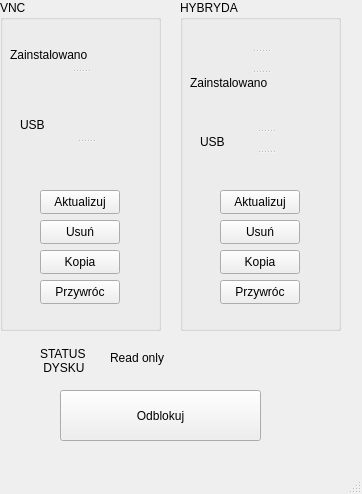
<?xml version="1.0" encoding="UTF-8"?>
<ui version="4.0">
 <class>VersionWindow</class>
 <widget class="QMainWindow" name="VersionWindow">
  <property name="geometry">
   <rect>
    <x>0</x>
    <y>0</y>
    <width>362</width>
    <height>494</height>
   </rect>
  </property>
  <property name="windowTitle">
   <string>MainWindow</string>
  </property>
  <widget class="QWidget" name="centralwidget">
   <widget class="QGroupBox" name="groupBox">
    <property name="geometry">
     <rect>
      <x>0</x>
      <y>0</y>
      <width>161</width>
      <height>331</height>
     </rect>
    </property>
    <property name="title">
     <string>VNC</string>
    </property>
    <widget class="QPushButton" name="buttonRemoveVnc">
     <property name="geometry">
      <rect>
       <x>40</x>
       <y>220</y>
       <width>80</width>
       <height>24</height>
      </rect>
     </property>
     <property name="text">
      <string>Usuń</string>
     </property>
    </widget>
    <widget class="QPushButton" name="buttonUpdateVnc">
     <property name="geometry">
      <rect>
       <x>40</x>
       <y>190</y>
       <width>80</width>
       <height>24</height>
      </rect>
     </property>
     <property name="text">
      <string>Aktualizuj</string>
     </property>
    </widget>
    <widget class="QPushButton" name="buttonRestoreVnc">
     <property name="geometry">
      <rect>
       <x>40</x>
       <y>280</y>
       <width>80</width>
       <height>24</height>
      </rect>
     </property>
     <property name="text">
      <string>Przywróc</string>
     </property>
    </widget>
    <widget class="QPushButton" name="buttonBackupVnc">
     <property name="geometry">
      <rect>
       <x>40</x>
       <y>250</y>
       <width>80</width>
       <height>24</height>
      </rect>
     </property>
     <property name="text">
      <string>Kopia</string>
     </property>
    </widget>
    <widget class="QSplitter" name="splitter">
     <property name="geometry">
      <rect>
       <x>20</x>
       <y>110</y>
       <width>131</width>
       <height>61</height>
      </rect>
     </property>
     <property name="orientation">
      <enum>Qt::Vertical</enum>
     </property>
     <widget class="QLabel" name="labelVncStatus_2">
      <property name="text">
       <string>USB</string>
      </property>
     </widget>
     <widget class="QLabel" name="labelVncUsb">
      <property name="text">
       <string/>
      </property>
     </widget>
    </widget>
    <widget class="QSplitter" name="splitter_2">
     <property name="geometry">
      <rect>
       <x>10</x>
       <y>40</y>
       <width>141</width>
       <height>61</height>
      </rect>
     </property>
     <property name="orientation">
      <enum>Qt::Vertical</enum>
     </property>
     <widget class="QLabel" name="labelVncStatus">
      <property name="text">
       <string>Zainstalowano</string>
      </property>
     </widget>
     <widget class="QLabel" name="labelVncInstalled">
      <property name="text">
       <string/>
      </property>
     </widget>
    </widget>
   </widget>
   <widget class="QGroupBox" name="groupBox_2">
    <property name="geometry">
     <rect>
      <x>180</x>
      <y>0</y>
      <width>161</width>
      <height>331</height>
     </rect>
    </property>
    <property name="title">
     <string>HYBRYDA</string>
    </property>
    <widget class="QPushButton" name="buttonRemoveHybryda">
     <property name="geometry">
      <rect>
       <x>40</x>
       <y>220</y>
       <width>80</width>
       <height>24</height>
      </rect>
     </property>
     <property name="text">
      <string>Usuń</string>
     </property>
    </widget>
    <widget class="QPushButton" name="buttonUpdateHybryda">
     <property name="geometry">
      <rect>
       <x>40</x>
       <y>190</y>
       <width>80</width>
       <height>24</height>
      </rect>
     </property>
     <property name="text">
      <string>Aktualizuj</string>
     </property>
    </widget>
    <widget class="QPushButton" name="buttonResotreHybryda">
     <property name="geometry">
      <rect>
       <x>40</x>
       <y>280</y>
       <width>80</width>
       <height>24</height>
      </rect>
     </property>
     <property name="text">
      <string>Przywróc</string>
     </property>
    </widget>
    <widget class="QPushButton" name="buttonBackupHybryda">
     <property name="geometry">
      <rect>
       <x>40</x>
       <y>250</y>
       <width>80</width>
       <height>24</height>
      </rect>
     </property>
     <property name="text">
      <string>Kopia</string>
     </property>
    </widget>
    <widget class="QSplitter" name="splitter_3">
     <property name="geometry">
      <rect>
       <x>20</x>
       <y>110</y>
       <width>131</width>
       <height>61</height>
      </rect>
     </property>
     <property name="orientation">
      <enum>Qt::Vertical</enum>
     </property>
     <widget class="QLabel" name="labelVncUsb_2">
      <property name="text">
       <string/>
      </property>
     </widget>
     <widget class="QSplitter" name="splitter_6">
      <property name="orientation">
       <enum>Qt::Vertical</enum>
      </property>
      <widget class="QLabel" name="labelHybrydaStatus_2">
       <property name="text">
        <string>USB</string>
       </property>
      </widget>
      <widget class="QLabel" name="labelHybrydaUsb">
       <property name="text">
        <string/>
       </property>
      </widget>
     </widget>
    </widget>
    <widget class="QSplitter" name="splitter_4">
     <property name="geometry">
      <rect>
       <x>10</x>
       <y>30</y>
       <width>141</width>
       <height>61</height>
      </rect>
     </property>
     <property name="orientation">
      <enum>Qt::Vertical</enum>
     </property>
     <widget class="QLabel" name="labelVncInstalled_2">
      <property name="text">
       <string/>
      </property>
     </widget>
     <widget class="QSplitter" name="splitter_5">
      <property name="orientation">
       <enum>Qt::Vertical</enum>
      </property>
      <widget class="QLabel" name="labelHybrydaInstalled">
       <property name="text">
        <string/>
       </property>
      </widget>
      <widget class="QLabel" name="labelHybrydaStatus">
       <property name="text">
        <string>Zainstalowano</string>
       </property>
      </widget>
     </widget>
    </widget>
   </widget>
   <widget class="QLabel" name="label">
    <property name="geometry">
     <rect>
      <x>40</x>
      <y>345</y>
      <width>101</width>
      <height>31</height>
     </rect>
    </property>
    <property name="text">
     <string>STATUS
 DYSKU</string>
    </property>
   </widget>
   <widget class="QLabel" name="labelDriveStatus">
    <property name="geometry">
     <rect>
      <x>110</x>
      <y>350</y>
      <width>141</width>
      <height>16</height>
     </rect>
    </property>
    <property name="text">
     <string>Read only</string>
    </property>
   </widget>
   <widget class="QPushButton" name="pushButton">
    <property name="geometry">
     <rect>
      <x>60</x>
      <y>390</y>
      <width>201</width>
      <height>51</height>
     </rect>
    </property>
    <property name="text">
     <string>Odblokuj</string>
    </property>
   </widget>
  </widget>
  <widget class="QMenuBar" name="menubar">
   <property name="geometry">
    <rect>
     <x>0</x>
     <y>0</y>
     <width>362</width>
     <height>21</height>
    </rect>
   </property>
  </widget>
  <widget class="QStatusBar" name="statusbar"/>
 </widget>
 <resources/>
 <connections/>
</ui>
